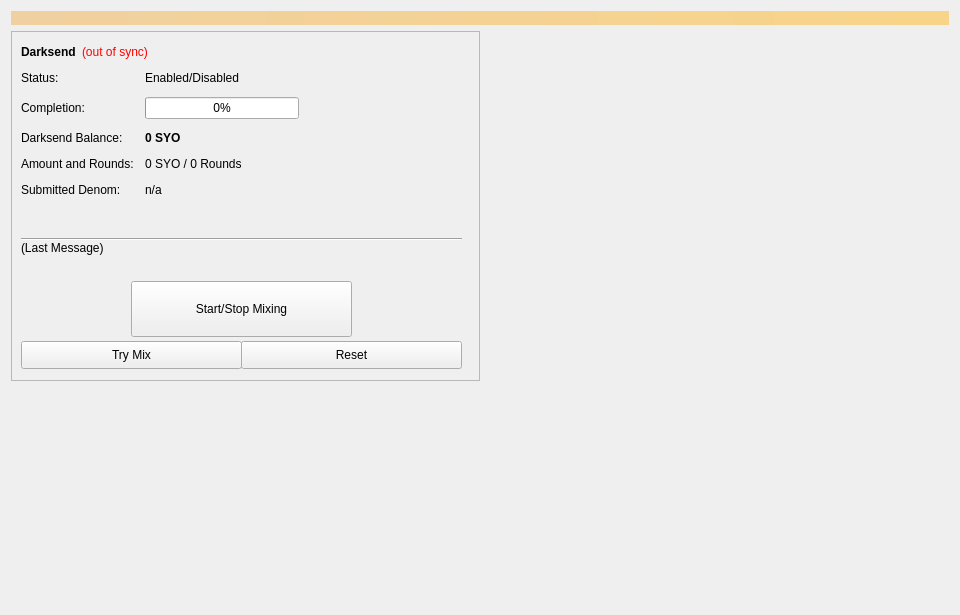
<?xml version="1.0" encoding="UTF-8"?>
<ui version="4.0">
 <class>Coinmix</class>
 <widget class="QWidget" name="Coinmix">
  <property name="geometry">
   <rect>
    <x>0</x>
    <y>0</y>
    <width>960</width>
    <height>615</height>
   </rect>
  </property>
  <property name="minimumSize">
   <size>
    <width>960</width>
    <height>0</height>
   </size>
  </property>
  <property name="windowTitle">
   <string>Form</string>
  </property>
  <layout class="QVBoxLayout" name="topLayout">
   <item>
    <widget class="QLabel" name="labelAlerts">
     <property name="visible">
      <bool>false</bool>
     </property>
     <property name="styleSheet">
      <string notr="true">background-color: qlineargradient(x1: 0, y1: 0, x2: 1, y2: 0, stop:0 #F0D0A0, stop:1 #F8D488); color:#000000;</string>
     </property>
     <property name="wordWrap">
      <bool>true</bool>
     </property>
     <property name="margin">
      <number>3</number>
     </property>
    </widget>
   </item>
   <item>
    <layout class="QHBoxLayout" name="horizontalLayout" stretch="1,1">
     <item>
      <layout class="QVBoxLayout" name="verticalLayout_2">
       <item>
        <widget class="QFrame" name="frameDarksend">
         <property name="minimumSize">
          <size>
           <width>0</width>
           <height>350</height>
          </size>
         </property>
         <property name="layoutDirection">
          <enum>Qt::LeftToRight</enum>
         </property>
         <property name="frameShape">
          <enum>QFrame::StyledPanel</enum>
         </property>
         <property name="frameShadow">
          <enum>QFrame::Raised</enum>
         </property>
         <widget class="QWidget" name="formLayoutWidget">
          <property name="geometry">
           <rect>
            <x>10</x>
            <y>40</y>
            <width>451</width>
            <height>161</height>
           </rect>
          </property>
          <layout class="QFormLayout" name="formLayout">
           <property name="fieldGrowthPolicy">
            <enum>QFormLayout::AllNonFixedFieldsGrow</enum>
           </property>
           <property name="horizontalSpacing">
            <number>11</number>
           </property>
           <property name="verticalSpacing">
            <number>12</number>
           </property>
           <item row="0" column="0">
            <widget class="QLabel" name="label_6">
             <property name="text">
              <string>Status:</string>
             </property>
            </widget>
           </item>
           <item row="1" column="0">
            <widget class="QLabel" name="label_7">
             <property name="text">
              <string>Completion:</string>
             </property>
            </widget>
           </item>
           <item row="1" column="1">
            <widget class="QProgressBar" name="DarksendProgress">
             <property name="maximumSize">
              <size>
               <width>154</width>
               <height>16777215</height>
              </size>
             </property>
             <property name="value">
              <number>0</number>
             </property>
            </widget>
           </item>
           <item row="2" column="0">
            <widget class="QLabel" name="labelAnonymizedText">
             <property name="text">
              <string>Darksend Balance:</string>
             </property>
            </widget>
           </item>
           <item row="2" column="1">
            <widget class="QLabel" name="labelAnonymized">
             <property name="font">
              <font>
               <weight>75</weight>
               <bold>true</bold>
              </font>
             </property>
             <property name="text">
              <string notr="true">0 SYO</string>
             </property>
            </widget>
           </item>
           <item row="3" column="0">
            <widget class="QLabel" name="label_8">
             <property name="text">
              <string>Amount and Rounds:</string>
             </property>
            </widget>
           </item>
           <item row="3" column="1">
            <widget class="QLabel" name="labelAmountRounds">
             <property name="text">
              <string>0 SYO / 0 Rounds</string>
             </property>
            </widget>
           </item>
           <item row="4" column="0">
            <widget class="QLabel" name="label_9">
             <property name="text">
              <string>Submitted Denom:</string>
             </property>
            </widget>
           </item>
           <item row="4" column="1">
            <widget class="QLabel" name="labelSubmittedDenom">
             <property name="toolTip">
              <string>The denominations you submitted to the Masternode.&lt;br&gt;To mix, other users must submit the exact same denominations.</string>
             </property>
             <property name="text">
              <string>n/a</string>
             </property>
            </widget>
           </item>
           <item row="0" column="1">
            <widget class="QLabel" name="DarksendEnabled">
             <property name="text">
              <string>Enabled/Disabled</string>
             </property>
            </widget>
           </item>
          </layout>
         </widget>
         <widget class="QPushButton" name="runAutoDenom">
          <property name="geometry">
           <rect>
            <x>251</x>
            <y>17</y>
            <width>1</width>
            <height>1</height>
           </rect>
          </property>
          <property name="palette">
           <palette>
            <active>
             <colorrole role="WindowText">
              <brush brushstyle="SolidPattern">
               <color alpha="255">
                <red>0</red>
                <green>0</green>
                <blue>0</blue>
               </color>
              </brush>
             </colorrole>
             <colorrole role="Button">
              <brush brushstyle="SolidPattern">
               <color alpha="255">
                <red>239</red>
                <green>238</green>
                <blue>238</blue>
               </color>
              </brush>
             </colorrole>
             <colorrole role="Light">
              <brush brushstyle="SolidPattern">
               <color alpha="255">
                <red>255</red>
                <green>255</green>
                <blue>255</blue>
               </color>
              </brush>
             </colorrole>
             <colorrole role="Midlight">
              <brush brushstyle="SolidPattern">
               <color alpha="255">
                <red>247</red>
                <green>246</green>
                <blue>246</blue>
               </color>
              </brush>
             </colorrole>
             <colorrole role="Dark">
              <brush brushstyle="SolidPattern">
               <color alpha="255">
                <red>119</red>
                <green>119</green>
                <blue>119</blue>
               </color>
              </brush>
             </colorrole>
             <colorrole role="Mid">
              <brush brushstyle="SolidPattern">
               <color alpha="255">
                <red>159</red>
                <green>159</green>
                <blue>159</blue>
               </color>
              </brush>
             </colorrole>
             <colorrole role="Text">
              <brush brushstyle="SolidPattern">
               <color alpha="255">
                <red>0</red>
                <green>0</green>
                <blue>0</blue>
               </color>
              </brush>
             </colorrole>
             <colorrole role="BrightText">
              <brush brushstyle="SolidPattern">
               <color alpha="255">
                <red>255</red>
                <green>255</green>
                <blue>255</blue>
               </color>
              </brush>
             </colorrole>
             <colorrole role="ButtonText">
              <brush brushstyle="SolidPattern">
               <color alpha="255">
                <red>0</red>
                <green>0</green>
                <blue>0</blue>
               </color>
              </brush>
             </colorrole>
             <colorrole role="Base">
              <brush brushstyle="SolidPattern">
               <color alpha="255">
                <red>255</red>
                <green>255</green>
                <blue>255</blue>
               </color>
              </brush>
             </colorrole>
             <colorrole role="Window">
              <brush brushstyle="SolidPattern">
               <color alpha="255">
                <red>239</red>
                <green>238</green>
                <blue>238</blue>
               </color>
              </brush>
             </colorrole>
             <colorrole role="Shadow">
              <brush brushstyle="SolidPattern">
               <color alpha="255">
                <red>0</red>
                <green>0</green>
                <blue>0</blue>
               </color>
              </brush>
             </colorrole>
             <colorrole role="AlternateBase">
              <brush brushstyle="SolidPattern">
               <color alpha="255">
                <red>247</red>
                <green>246</green>
                <blue>246</blue>
               </color>
              </brush>
             </colorrole>
             <colorrole role="ToolTipBase">
              <brush brushstyle="SolidPattern">
               <color alpha="255">
                <red>255</red>
                <green>255</green>
                <blue>220</blue>
               </color>
              </brush>
             </colorrole>
             <colorrole role="ToolTipText">
              <brush brushstyle="SolidPattern">
               <color alpha="255">
                <red>0</red>
                <green>0</green>
                <blue>0</blue>
               </color>
              </brush>
             </colorrole>
            </active>
            <inactive>
             <colorrole role="WindowText">
              <brush brushstyle="SolidPattern">
               <color alpha="255">
                <red>0</red>
                <green>0</green>
                <blue>0</blue>
               </color>
              </brush>
             </colorrole>
             <colorrole role="Button">
              <brush brushstyle="SolidPattern">
               <color alpha="255">
                <red>239</red>
                <green>238</green>
                <blue>238</blue>
               </color>
              </brush>
             </colorrole>
             <colorrole role="Light">
              <brush brushstyle="SolidPattern">
               <color alpha="255">
                <red>255</red>
                <green>255</green>
                <blue>255</blue>
               </color>
              </brush>
             </colorrole>
             <colorrole role="Midlight">
              <brush brushstyle="SolidPattern">
               <color alpha="255">
                <red>247</red>
                <green>246</green>
                <blue>246</blue>
               </color>
              </brush>
             </colorrole>
             <colorrole role="Dark">
              <brush brushstyle="SolidPattern">
               <color alpha="255">
                <red>119</red>
                <green>119</green>
                <blue>119</blue>
               </color>
              </brush>
             </colorrole>
             <colorrole role="Mid">
              <brush brushstyle="SolidPattern">
               <color alpha="255">
                <red>159</red>
                <green>159</green>
                <blue>159</blue>
               </color>
              </brush>
             </colorrole>
             <colorrole role="Text">
              <brush brushstyle="SolidPattern">
               <color alpha="255">
                <red>0</red>
                <green>0</green>
                <blue>0</blue>
               </color>
              </brush>
             </colorrole>
             <colorrole role="BrightText">
              <brush brushstyle="SolidPattern">
               <color alpha="255">
                <red>255</red>
                <green>255</green>
                <blue>255</blue>
               </color>
              </brush>
             </colorrole>
             <colorrole role="ButtonText">
              <brush brushstyle="SolidPattern">
               <color alpha="255">
                <red>0</red>
                <green>0</green>
                <blue>0</blue>
               </color>
              </brush>
             </colorrole>
             <colorrole role="Base">
              <brush brushstyle="SolidPattern">
               <color alpha="255">
                <red>255</red>
                <green>255</green>
                <blue>255</blue>
               </color>
              </brush>
             </colorrole>
             <colorrole role="Window">
              <brush brushstyle="SolidPattern">
               <color alpha="255">
                <red>239</red>
                <green>238</green>
                <blue>238</blue>
               </color>
              </brush>
             </colorrole>
             <colorrole role="Shadow">
              <brush brushstyle="SolidPattern">
               <color alpha="255">
                <red>0</red>
                <green>0</green>
                <blue>0</blue>
               </color>
              </brush>
             </colorrole>
             <colorrole role="AlternateBase">
              <brush brushstyle="SolidPattern">
               <color alpha="255">
                <red>247</red>
                <green>246</green>
                <blue>246</blue>
               </color>
              </brush>
             </colorrole>
             <colorrole role="ToolTipBase">
              <brush brushstyle="SolidPattern">
               <color alpha="255">
                <red>255</red>
                <green>255</green>
                <blue>220</blue>
               </color>
              </brush>
             </colorrole>
             <colorrole role="ToolTipText">
              <brush brushstyle="SolidPattern">
               <color alpha="255">
                <red>0</red>
                <green>0</green>
                <blue>0</blue>
               </color>
              </brush>
             </colorrole>
            </inactive>
            <disabled>
             <colorrole role="WindowText">
              <brush brushstyle="SolidPattern">
               <color alpha="255">
                <red>119</red>
                <green>119</green>
                <blue>119</blue>
               </color>
              </brush>
             </colorrole>
             <colorrole role="Button">
              <brush brushstyle="SolidPattern">
               <color alpha="255">
                <red>239</red>
                <green>238</green>
                <blue>238</blue>
               </color>
              </brush>
             </colorrole>
             <colorrole role="Light">
              <brush brushstyle="SolidPattern">
               <color alpha="255">
                <red>255</red>
                <green>255</green>
                <blue>255</blue>
               </color>
              </brush>
             </colorrole>
             <colorrole role="Midlight">
              <brush brushstyle="SolidPattern">
               <color alpha="255">
                <red>247</red>
                <green>246</green>
                <blue>246</blue>
               </color>
              </brush>
             </colorrole>
             <colorrole role="Dark">
              <brush brushstyle="SolidPattern">
               <color alpha="255">
                <red>119</red>
                <green>119</green>
                <blue>119</blue>
               </color>
              </brush>
             </colorrole>
             <colorrole role="Mid">
              <brush brushstyle="SolidPattern">
               <color alpha="255">
                <red>159</red>
                <green>159</green>
                <blue>159</blue>
               </color>
              </brush>
             </colorrole>
             <colorrole role="Text">
              <brush brushstyle="SolidPattern">
               <color alpha="255">
                <red>119</red>
                <green>119</green>
                <blue>119</blue>
               </color>
              </brush>
             </colorrole>
             <colorrole role="BrightText">
              <brush brushstyle="SolidPattern">
               <color alpha="255">
                <red>255</red>
                <green>255</green>
                <blue>255</blue>
               </color>
              </brush>
             </colorrole>
             <colorrole role="ButtonText">
              <brush brushstyle="SolidPattern">
               <color alpha="255">
                <red>119</red>
                <green>119</green>
                <blue>119</blue>
               </color>
              </brush>
             </colorrole>
             <colorrole role="Base">
              <brush brushstyle="SolidPattern">
               <color alpha="255">
                <red>239</red>
                <green>238</green>
                <blue>238</blue>
               </color>
              </brush>
             </colorrole>
             <colorrole role="Window">
              <brush brushstyle="SolidPattern">
               <color alpha="255">
                <red>239</red>
                <green>238</green>
                <blue>238</blue>
               </color>
              </brush>
             </colorrole>
             <colorrole role="Shadow">
              <brush brushstyle="SolidPattern">
               <color alpha="255">
                <red>0</red>
                <green>0</green>
                <blue>0</blue>
               </color>
              </brush>
             </colorrole>
             <colorrole role="AlternateBase">
              <brush brushstyle="SolidPattern">
               <color alpha="255">
                <red>239</red>
                <green>238</green>
                <blue>238</blue>
               </color>
              </brush>
             </colorrole>
             <colorrole role="ToolTipBase">
              <brush brushstyle="SolidPattern">
               <color alpha="255">
                <red>255</red>
                <green>255</green>
                <blue>220</blue>
               </color>
              </brush>
             </colorrole>
             <colorrole role="ToolTipText">
              <brush brushstyle="SolidPattern">
               <color alpha="255">
                <red>0</red>
                <green>0</green>
                <blue>0</blue>
               </color>
              </brush>
             </colorrole>
            </disabled>
           </palette>
          </property>
          <property name="focusPolicy">
           <enum>Qt::NoFocus</enum>
          </property>
          <property name="autoFillBackground">
           <bool>true</bool>
          </property>
          <property name="text">
           <string/>
          </property>
          <property name="flat">
           <bool>true</bool>
          </property>
         </widget>
         <widget class="QPushButton" name="toggleDarksend">
          <property name="geometry">
           <rect>
            <x>120</x>
            <y>250</y>
            <width>221</width>
            <height>56</height>
           </rect>
          </property>
          <property name="sizePolicy">
           <sizepolicy hsizetype="MinimumExpanding" vsizetype="Fixed">
            <horstretch>0</horstretch>
            <verstretch>0</verstretch>
           </sizepolicy>
          </property>
          <property name="text">
           <string>Start/Stop Mixing</string>
          </property>
         </widget>
         <widget class="Line" name="lineLastMessage">
          <property name="geometry">
           <rect>
            <x>10</x>
            <y>200</y>
            <width>441</width>
            <height>16</height>
           </rect>
          </property>
          <property name="orientation">
           <enum>Qt::Horizontal</enum>
          </property>
         </widget>
         <widget class="QLabel" name="DarksendStatus">
          <property name="geometry">
           <rect>
            <x>10</x>
            <y>210</y>
            <width>451</width>
            <height>43</height>
           </rect>
          </property>
          <property name="minimumSize">
           <size>
            <width>288</width>
            <height>43</height>
           </size>
          </property>
          <property name="text">
           <string>(Last Message)</string>
          </property>
          <property name="alignment">
           <set>Qt::AlignLeading|Qt::AlignLeft|Qt::AlignTop</set>
          </property>
          <property name="wordWrap">
           <bool>true</bool>
          </property>
         </widget>
         <widget class="QPushButton" name="DarksendAuto">
          <property name="geometry">
           <rect>
            <x>10</x>
            <y>310</y>
            <width>221</width>
            <height>28</height>
           </rect>
          </property>
          <property name="sizePolicy">
           <sizepolicy hsizetype="MinimumExpanding" vsizetype="Fixed">
            <horstretch>0</horstretch>
            <verstretch>0</verstretch>
           </sizepolicy>
          </property>
          <property name="toolTip">
           <string>Try to manually submit a Darksend request.</string>
          </property>
          <property name="text">
           <string>Try Mix</string>
          </property>
         </widget>
         <widget class="QPushButton" name="DarksendReset">
          <property name="geometry">
           <rect>
            <x>230</x>
            <y>310</y>
            <width>221</width>
            <height>28</height>
           </rect>
          </property>
          <property name="sizePolicy">
           <sizepolicy hsizetype="MinimumExpanding" vsizetype="Fixed">
            <horstretch>0</horstretch>
            <verstretch>0</verstretch>
           </sizepolicy>
          </property>
          <property name="toolTip">
           <string>Reset the current status of Darksend (can interrupt Darksend if it's in the process of Mixing, which can cost you money!)</string>
          </property>
          <property name="autoFillBackground">
           <bool>false</bool>
          </property>
          <property name="text">
           <string>Reset</string>
          </property>
         </widget>
         <widget class="QWidget" name="layoutWidget">
          <property name="geometry">
           <rect>
            <x>10</x>
            <y>10</y>
            <width>431</width>
            <height>22</height>
           </rect>
          </property>
          <layout class="QHBoxLayout" name="horizontalLayout_5">
           <item>
            <widget class="QLabel" name="label_2">
             <property name="font">
              <font>
               <weight>75</weight>
               <bold>true</bold>
              </font>
             </property>
             <property name="text">
              <string>Darksend</string>
             </property>
            </widget>
           </item>
           <item>
            <widget class="QLabel" name="labelDarksendSyncStatus">
             <property name="toolTip">
              <string>The displayed information may be out of date. Your wallet automatically synchronizes with the SYO network after a connection is established, but this process has not completed yet.</string>
             </property>
             <property name="styleSheet">
              <string notr="true">QLabel { color: red; }</string>
             </property>
             <property name="text">
              <string notr="true">(out of sync)</string>
             </property>
             <property name="alignment">
              <set>Qt::AlignLeading|Qt::AlignLeft|Qt::AlignVCenter</set>
             </property>
            </widget>
           </item>
           <item>
            <spacer name="horizontalSpacer_4">
             <property name="orientation">
              <enum>Qt::Horizontal</enum>
             </property>
             <property name="sizeHint" stdset="0">
              <size>
               <width>40</width>
               <height>20</height>
              </size>
             </property>
            </spacer>
           </item>
          </layout>
         </widget>
        </widget>
       </item>
       <item>
        <spacer name="verticalSpacer">
         <property name="orientation">
          <enum>Qt::Vertical</enum>
         </property>
         <property name="sizeHint" stdset="0">
          <size>
           <width>20</width>
           <height>40</height>
          </size>
         </property>
        </spacer>
       </item>
      </layout>
     </item>
     <item>
      <layout class="QVBoxLayout" name="verticalLayout_3">
       <item>
        <spacer name="verticalSpacer_2">
         <property name="orientation">
          <enum>Qt::Vertical</enum>
         </property>
         <property name="sizeType">
          <enum>QSizePolicy::Expanding</enum>
         </property>
         <property name="sizeHint" stdset="0">
          <size>
           <width>20</width>
           <height>40</height>
          </size>
         </property>
        </spacer>
       </item>
      </layout>
     </item>
    </layout>
   </item>
  </layout>
 </widget>
 <resources/>
 <connections/>
</ui>
